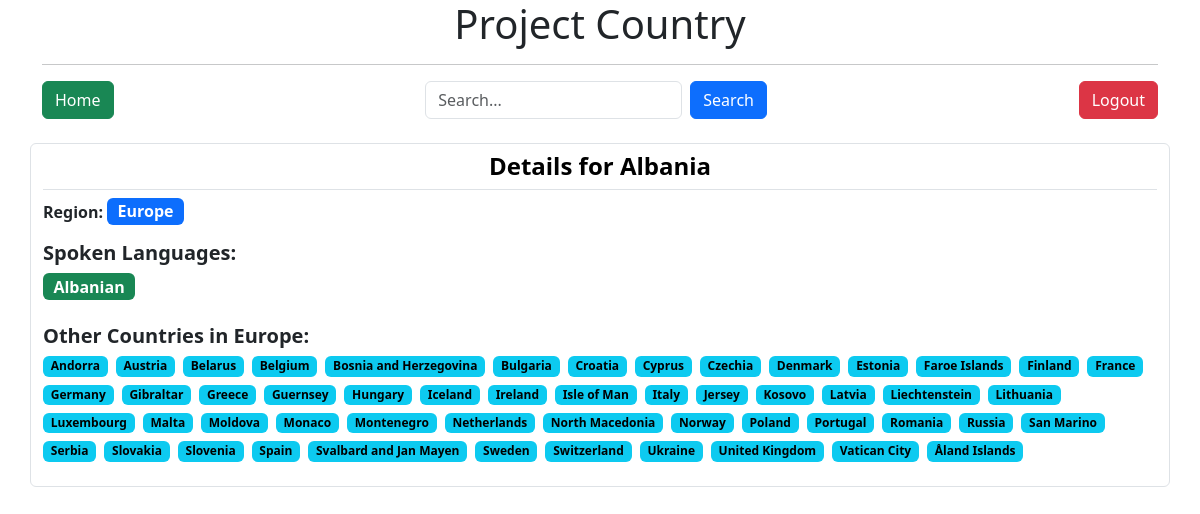
The app's page /AL/details/ (signed in) with its own data.
### cntrydetails/models.py (models this page shows, shortened)
class Country(models.Model):
    class WeekStart(models.TextChoices):
        MONDAY = 'monday', 'Monday'
        TUESDAY = 'tuesday', 'Tuesday'
        WEDNESDAY = 'wednesday', 'Wednesday'
        THURSDAY = 'thursday', 'Thursday'
        FRIDAY = 'friday', 'Friday'
        SATURDAY = 'saturday', 'Saturday'
        SUNDAY = 'sunday', 'Sunday'
    class DrivingSide(models.TextChoices):
        LEFT = 'left', 'Left'
        RIGHT = 'right', 'Right'
    common_name = models.CharField(
        max_length=100,
        unique=True,
        help_text="Commonly used name for the country in English"
    )
    official_name = models.CharField(
        max_length=200,
        unique=True,
        help_text="Official formal name of the country in English"
    )
    cca2 = models.CharField(
        max_length=2,
        primary_key=True,
        help_text="ISO 3166-1 alpha-2 country code (2 letters)"
    )
    cca3 = models.CharField(
        max_length=3,
        unique=True,
        help_text="ISO 3166-1 alpha-3 country code (3 letters)"
    )
    ccn3 = models.CharField(
        max_length=3,
        null=True,
        blank=True,
        help_text="ISO 3166-1 numeric country code (3 digits)"
    )
    independent = models.BooleanField(
        default=False,
        help_text="Whether the country is considered independent"
    )
    un_member = models.BooleanField(
        default=False,
        help_text="Whether the country is a UN member state"
    )
    status = models.CharField(
        max_length=30,
        choices=[
            ('officially-assigned', 'Officially Assigned'),
            ('user-assigned', 'User Assigned')
        ],
        help_text="Status of the country code assignment"
    )
    region = models.ForeignKey(
        Region,
        on_delete=models.PROTECT,
        help_text="Primary geographical region of the country"
    )
    subregion = models.ForeignKey(
        Subregion,
        on_delete=models.PROTECT,
        null=True,
        blank=True,
        related_name='countries',
        help_text="More specific geographical subregion"
    )
    continents = models.ManyToManyField(
        Continent,
        help_text="Continents the country belongs to"
    )
    landlocked = models.BooleanField(
        default=False,
        help_text="Whether the country is landlocked (no coastline)"
    )
    area = models.FloatField(
        null=True,
        blank=True,
        help_text="Total area in square kilometers"
    )
    latitude = models.FloatField(
        validators=[MinValueValidator(-90), MaxValueValidator(90)],
        help_text="Latitude coordinate of the country's approximate center"
    )
    longitude = models.FloatField(
        validators=[MinValueValidator(-180), MaxValueValidator(180)],
        help_text="Longitude coordinate of the country's approximate center"
    )
    population = models.PositiveBigIntegerField(
        help_text="Estimated total population of the country"
    )
    cioc = models.CharField(
        max_length=3,
        null=True,
        blank=True,
        help_text="International Olympic Committee code"
    )
    fifa = models.CharField(
        max_length=3,
        null=True,
        blank=True,
        help_text="FIFA country code"
    )
    driving_side = models.CharField(
        max_length=5,
        choices=DrivingSide.choices,
        help_text="Side of the road vehicles drive on"
    )
    start_of_week = models.CharField(
        max_length=9,
        choices=WeekStart.choices,
        default=WeekStart.MONDAY,
        help_text="Day considered the start of the week in this country"
    )
    google_maps = models.URLField(
        max_length=500,
        help_text="Google Maps link to the country"
    )
    openstreet_maps = models.URLField(
        max_length=500,
        help_text="OpenStreetMap link to the country"
    )
    created_at = models.DateTimeField(
        auto_now_add=True,
        help_text="When this country record was first created"
    )
    updated_at = models.DateTimeField(
        auto_now=True,
        help_text="When this country record was last updated"
    )
    class Meta:
        verbose_name = "Country"
        verbose_name_plural = "Countries"
        ordering = ['common_name']
        indexes = [
            models.Index(fields=['common_name']),
            models.Index(fields=['official_name']),
            models.Index(fields=['region', 'subregion']),
        ]

class Region(models.Model):
    name = models.CharField(
        max_length=50,
        unique=True,
        help_text="Name of the geographical region"
    )
    class Meta:
        verbose_name = "Region"
        verbose_name_plural = "Regions"
    def __str__(self):
        return self.name

class Language(models.Model):
    iso_code = models.CharField(
        max_length=3,
        primary_key=True,
        help_text="ISO 639-3 language code (3 letters)"
    )
    name = models.CharField(
        max_length=50,
        help_text="Full name of the language in English"
    )
    class Meta:
        ordering = ['name']
        verbose_name = "Language"
        verbose_name_plural = "Languages"

### cntryinfo/views.py (the view)
# urls.py: path('<str:pk>/details/', CountryDetails, name='country_details')
@login_required
def CountryDetails(request, pk):
    country = get_object_or_404(Country, pk=pk)
    languages = CountryLanguage.objects.filter(country=country).values_list('language__name', flat=True)
    same_regional_countries = Country.objects.filter(region=country.region).exclude(pk=pk).values_list('common_name', flat=True)
    return render(request, 'country_details.html', context={
        'country': country,
        'countries': list(same_regional_countries),
        'languages': list(languages),
    })

### templates/country_details.html (shortened to what this page needs)
{% extends 'base.html' %}
{% block body %}
<h4 class="text-center text-black p-2 fw-bold border-bottom">Details for {{ country.common_name }}</h4>
<div class="mb-3">
  <p><strong>Region:</strong>
    <span class="badge text-bg-primary fs-6">{{ country.region }}</span>
  </p>
</div>
<div class="mb-4">
  <h5 class="fw-semibold">Spoken Languages:</h5>
  <div class="d-flex flex-wrap gap-2">
    {% for name in languages %}
      <span class="badge text-bg-success fs-6">{{ name }}</span>
    {% empty %}
      <span class="text-muted">No language data available.</span>
    {% endfor %}
  </div>
</div>
<div class="mb-4">
  <h5 class="fw-semibold">Other Countries in {{ country.region }}:</h5>
  <div class="d-flex flex-wrap gap-2">
    {% for cname in countries %}
      <span class="badge text-bg-info">{{ cname }}</span>
    {% empty %}
      <span class="text-muted">No other countries in this region.</span>
    {% endfor %}
  </div>
</div>
{% endblock %}

### records on screen
Country: common_name "Albania", region "Europe"
Language: name "Albanian"

### other values on screen
{{ cname }} "Andorra" "Austria" "Belarus" "Belgium" "Bosnia and Herzegovina" "Bulgaria" "Croatia" "Cyprus" "Czechia" "Denmark" "Estonia" "Faroe Islands" "Finland" "France" "Germany" "Gibraltar" "Greece" "Guernsey" "Hungary" "Iceland" "Ireland" "Isle of Man" "Italy" "Jersey" "Kosovo" "Latvia" "Liechtenstein" "Lithuania" "Luxembourg" "Malta" "Moldova" "Monaco" "Montenegro" "Netherlands" "North Macedonia" "Norway" "Poland" "Portugal" "Romania" "Russia" "San Marino" "Serbia" "Slovakia" "Slovenia" "Spain" "Svalbard and Jan Mayen" "Sweden" "Switzerland" "Ukraine" "United Kingdom" "Vatican City" "Åland Islands"
